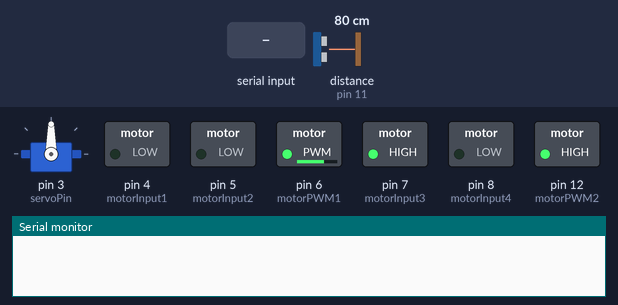
Recording of a sketch running on a simulated Arduino Uno, built with avr-gcc and run on an emulated ATmega328P. On the bench: servo, switched loads named in the sketch (green lamp = pin HIGH), the last lines printed to the serial monitor. Inputs (shaded band) come from the test bench; at power-on: distance to the obstacle (sensor on pin 11) 80 cm. The echo pulse lasts 58.3 µs per cm; pins used as bus, display or sensor lines are not drawn.

Above: at 1.2 s.
1.3 s: "f" received over Serial
At 2.5 s:
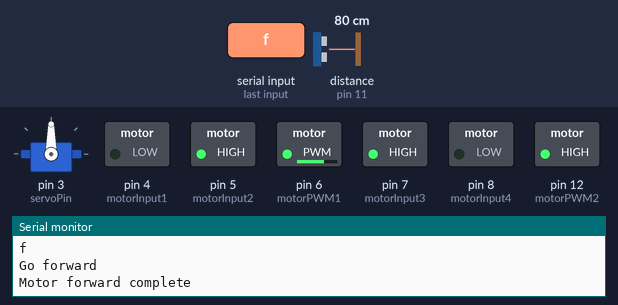
2.8 s: "b" received over Serial
At 3.7 s:
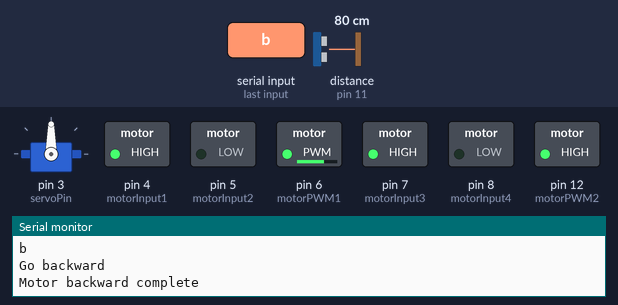
4.3 s: "l" received over Serial
At 4.8 s:
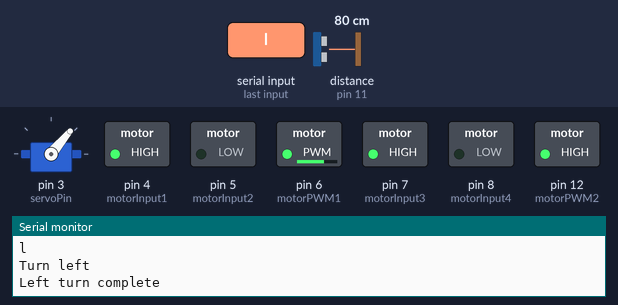
5.8 s: "s" received over Serial
At 7.0 s:
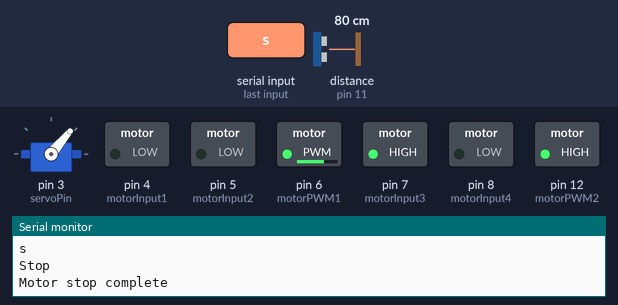
7.3 s: "r" received over Serial
At 8.3 s:
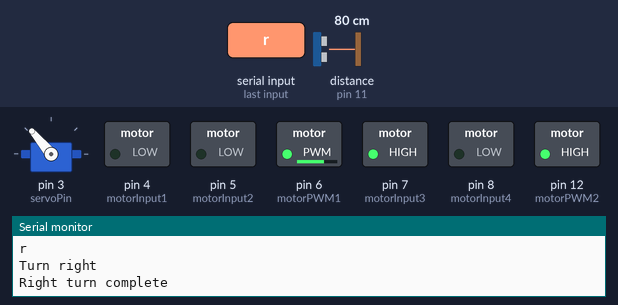
8.8 s: "a" received over Serial
At 9.5 s:
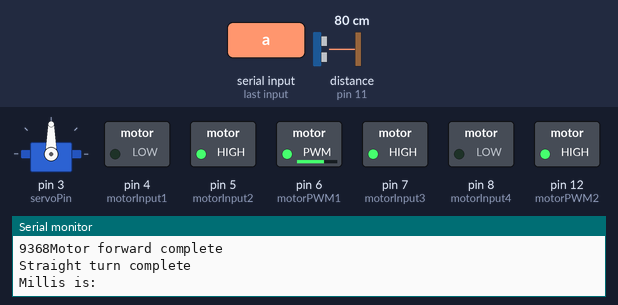
Timing chart, 0 to 11.3 s (numbered marks = the images above; inputs shaded):
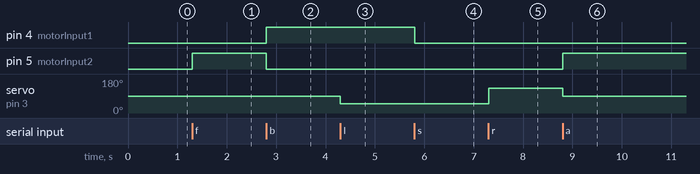

The sketch:

RCXD_v7.ino
```cpp
// Global Variables

#include <Servo.h>
const int servoPin = 3;
// Back DC motors
const int motorInput1 = 4;
const int motorInput2 = 5;
const int motorPWM1 = 6;
// Secondary power delivery module
const int motorInput3 = 7;
const int motorInput4 = 8;
const int motorPWM2 = 12;
// Sonar Variables
const int trigPin = 10;
const int echoPin = 11;
long duration;
int distance;
// Voltage and Servo values
const int v5 = 142;
const int v6 = 170;
const int left = 50;
const int straight = 90;
const int right = 127;
// Autonomous variables
int grace = 0;
int t = 0;
// Initialize servo
Servo servo;
// Variable used for bluetooth states
char state = '0';

void setup() { // Setup code, runs first
  pinMode(motorInput1, OUTPUT); // All 6 Arduino to L298N pins are outputs
  pinMode(motorInput2, OUTPUT);
  pinMode(motorPWM1, OUTPUT);
  pinMode(motorInput3, OUTPUT);
  pinMode(motorInput4, OUTPUT);
  pinMode(motorPWM2, OUTPUT);
  pinMode(trigPin, OUTPUT); // Sets the trigPin as an Output
  pinMode(echoPin, INPUT); // Sets the echoPin as an Input
  Serial.begin(9600); // Default communication rate of the Bluetooth module
  servo.attach(servoPin); // Attach servo to pin
  analogWrite(motorPWM1, v6); // Set both motor outputs on L298N to 6V
  analogWrite(motorPWM2, v6);
  digitalWrite(motorInput3, HIGH); // Keep servo power open
  digitalWrite(motorInput4, LOW);
}


void loop() {
  if (Serial.available() > 0) { // Checks whether data is comming from the serial port
    state = char(Serial.read()); // Reads the data from the serial port and converts to string literal
    if (state != '-1') { // Disregard null returns
      Serial.println(state);
    }
  }
// DC motor bluetooth signals
  if (state == 'f') {
    Serial.println("Go forward");
    motorforward();
    state = '0';
  }
  else if (state == 'b') {
    Serial.println("Go backward");
    motorbackward();
    state = '0';
  }
  else if (state == 's') {
    Serial.println("Stop");
    motorstop();
    state = '0';
  }
// Servo steering bluetooth signals
  else if (state == 'l') {
    Serial.println("Turn left");
    servoleft();
    state = '0';
  }
  else if (state == 'r') {
    Serial.println("Turn right");
    servoright();
    state = '0';
  }
  else if (state == 't') {
    Serial.println("Go straight");
    servostraight();
    state = '0';
  }
// Switch to autonomous mode
  else if (state == 'a') {
    autonomous();
    Serial.println("Autonomous mode deactivated");
    state = '0';
  }
}

// Motor control code

void motorforward() {
  delay(1);
  digitalWrite(motorInput1, LOW);
  digitalWrite(motorInput2, HIGH);
  Serial.println("Motor forward complete");
  delay(1);

}

void motorbackward() {
  delay(1);
  digitalWrite(motorInput1, HIGH);
  digitalWrite(motorInput2, LOW);
  Serial.println("Motor backward complete");
  delay(1);
}

void motorstop() {
  delay(1);
  digitalWrite(motorInput1, LOW);
  digitalWrite(motorInput2, LOW);
  Serial.println("Motor stop complete");
  delay(1);
}

// Servo steering code

void servoleft() {
  servo.write(50);
  delay(1);
  Serial.println("Left turn complete");
}

void servoright() {
  servo.write(130);
  delay(1);
  Serial.println("Right turn complete");
}

void servostraight() {
  servo.write(90);
  delay(1);
  Serial.println("Straight turn complete");
}

// Autonomous mode function

void autonomous() {
  state = '0'; // Reset BT value
  Serial.println("Autonomous mode activated"); // User feedback
  while (true) { // Run continuously
    if (Serial.available() > 0) { // Checks whether data is comming from the serial port
      state = char(Serial.read()); // Reads the data from the serial port
      if (state != '-1') { // Disregard null return
        Serial.println(state);
      }
    }
    // Return to bluetooth control upon button press
    if (state == 'a') {
      Serial.println("Toggle Bluetooth / Autonomous Mode");
      state = '0';
      return;
    }
    // Autonomous code
    motorforward(); // Default motor state (no walls)
    servostraight();
    distance = getDistance();
    grace = 0;

// Obstacle Avoidance
    if (millis() > (grace + 500)) { // millis returns Arduino's clock time
      t = millis();
      Serial.println("Millis is: ");
      Serial.print(millis());
      while (distance < 20) { // Backs up and turns right when object is 20m or less in front
        distance = getDistance(); // Get sonar distance
        Serial.println(distance);
        // Continuously runs until object is out of range or until...
        motorbackward();
        servoright();
        grace = millis();
        delay(1);
        // Until one second passes, to avoid getting stuck
        if (millis() > (t + 1000)) {
          break;
        }
      }
    }
  }
}

// This function returns the distance the sonar sees
// to the nearest object, in cm
int getDistance() {
  digitalWrite(trigPin, LOW);
  delayMicroseconds(2);
  digitalWrite(trigPin, HIGH);
  delayMicroseconds(10);
  digitalWrite(trigPin, LOW);
  duration = pulseIn(echoPin, HIGH);
  distance = duration*0.034/2;
  return distance;
}
```

Measured:
- after the input at 1.3 s, pin 5 (motorInput2): LOW → HIGH at once
- after the input at 2.8 s, pin 4 (motorInput1): LOW → HIGH at once; pin 5 (motorInput2): HIGH → LOW at once
- after the input at 4.3 s, servo on pin 3 (servoPin): 90° → 50° at once
- after the input at 5.8 s, pin 4 (motorInput1): HIGH → LOW at once
- after the input at 7.3 s, servo on pin 3 (servoPin): 50° → 130° at once
- after the input at 8.8 s, pin 5 (motorInput2): LOW → HIGH at once; servo on pin 3 (servoPin): 130° → 90° at once
